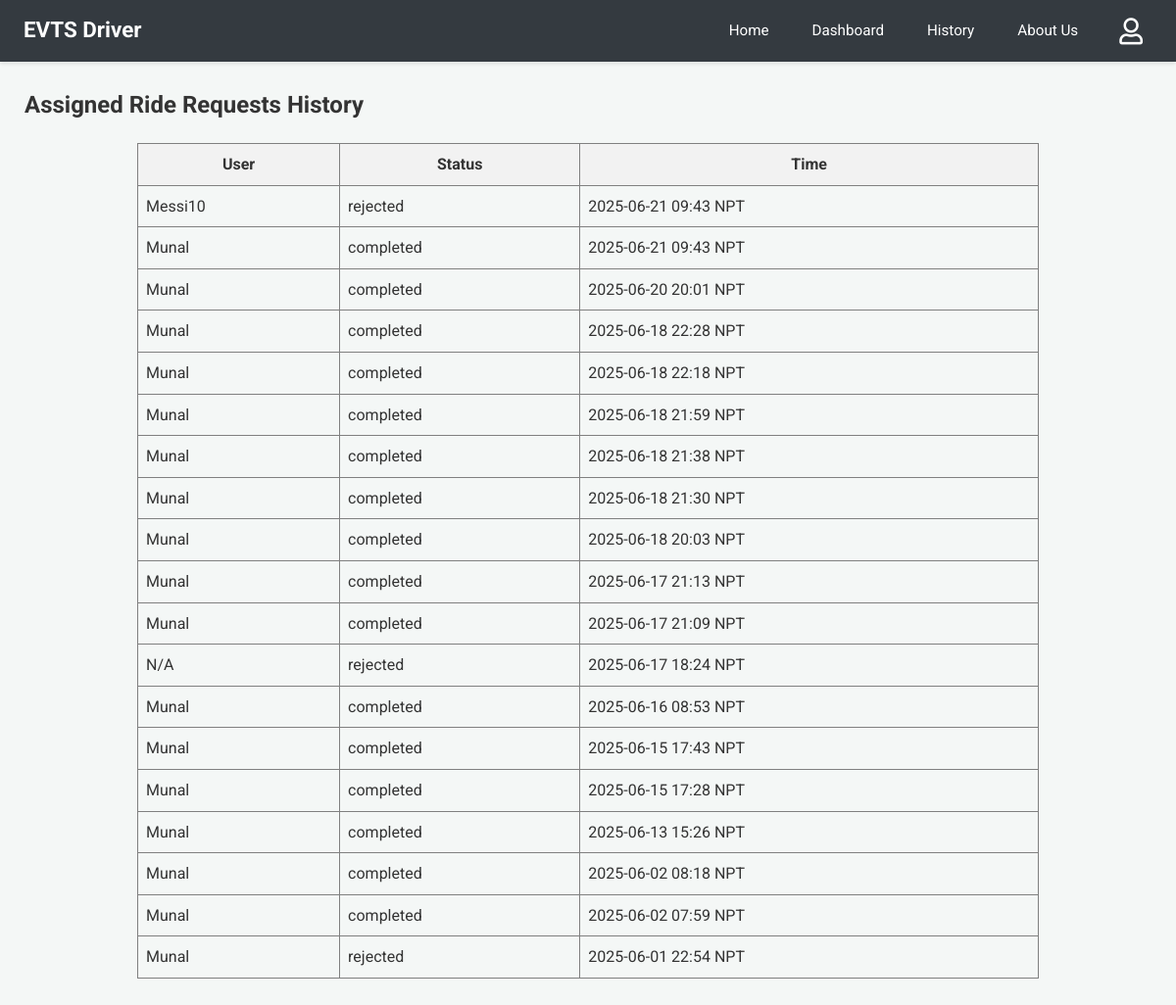
The page /driver-history (signed in) on the database its author committed.
### app.py (models this page shows)
class User(db.Model):
    email = db.Column(db.String(120), primary_key=True)
    name = db.Column(db.String(100))
    phone = db.Column(db.String(15))
    password = db.Column(db.String(100))
    latitude = db.Column(db.Float, nullable=True)
    longitude = db.Column(db.Float, nullable=True)

class RideRequest(db.Model):
    __tablename__ = 'ride_request'
    id = db.Column(db.Integer, primary_key=True)
    user_email = db.Column(db.String(100), nullable=False)
    driver_email = db.Column(db.String(100), nullable=False)
    user_latitude_at_request = db.Column(db.Float, nullable=True)
    user_longitude_at_request = db.Column(db.Float, nullable=True)
    timestamp = db.Column(db.DateTime, default=lambda: datetime.now(timezone.utc))
    status = db.Column(db.String(20), default='Pending')

### app.py (the view)
@app.route('/driver-history')
@login_required_driver
def driver_history():
    reqs_db = RideRequest.query.filter_by(driver_email=session['driver']).order_by(RideRequest.timestamp.desc()).all()
    s_reqs = [{'user_name': (User.query.get(r.user_email).name or r.user_email if User.query.get(r.user_email) else "N/A"),
               'status': r.status, 'timestamp': format_datetime_npt(r.timestamp)} for r in reqs_db]
    response = make_response(render_template('driver_history.html', requests=s_reqs))
    return add_no_cache_to_response(response)

### app.py (called while the page is built)
def format_datetime_npt(dt_utc):
    if dt_utc is None: return "N/A"
    if dt_utc.tzinfo is None or dt_utc.tzinfo.utcoffset(dt_utc) is None:
        dt_utc = dt_utc.replace(tzinfo=timezone.utc)
    else:
        dt_utc = dt_utc.astimezone(timezone.utc)
    dt_npt = dt_utc.astimezone(NPT)
    return dt_npt.strftime('%Y-%m-%d %H:%M NPT')

def login_required_driver(f):
    @wraps(f)
    def decorated_function(*args, **kwargs):
        if 'driver' not in session:
            return redirect(url_for('login', next=request.url))
        return f(*args, **kwargs)
    return decorated_function

def add_no_cache_to_response(response):
    response.headers["Cache-Control"] = "no-cache, no-store, must-revalidate, public, max-age=0"
    response.headers["Pragma"] = "no-cache"
    response.headers["Expires"] = "0"
    return response

### templates/driver_history.html
{% extends 'driver_base.html' %}
{% block content %}
<h2>Assigned Ride Requests History</h2>
{% if requests %}
<table border="1" cellpadding="8" cellspacing="0" style="border-collapse: collapse; width: 80%; margin: 20px auto;">
  <thead>
    <tr style="background-color: #f2f2f2;">
      <th>User</th>
      <th>Status</th>
      <th>Time</th>
    </tr>
  </thead>
  <tbody>
  {% for req in requests %}
  <tr>
    <td>{{ req.user_name }}</td>
    <td>{{ req.status }}</td>
    <td>{{ req.timestamp }}</td>
  </tr>
  {% endfor %}
  </tbody>
</table>
{% else %}
<p>You have no assigned ride request history.</p>
{% endif %}
{% endblock %}

### static/css/dashboard_styles.css (style rules this page uses)
body { font-family: 'Roboto', 'Segoe UI', Tahoma, Geneva, Verdana, sans-serif; margin: 0; background-color: #f4f7f6; color: #333; line-height: 1.6; }
.dashboard-content h2, .dashboard-content h3, .dashboard-content h4 { color: #333; margin-top: 0; }

### rows shown on the page
User: user_name "Messi10"
RideRequest: status "rejected"
User: user_name "Munal" "Munal" "Munal" "Munal" "Munal" "Munal" "Munal" "Munal" "Munal" "Munal" "Munal" "Munal" "Munal" "Munal" "Munal" "Munal" "Munal"
RideRequest: status "completed"
RideRequest: status "completed"
RideRequest: status "completed"
RideRequest: status "completed"
RideRequest: status "completed"
RideRequest: status "completed"
RideRequest: status "completed"
RideRequest: status "completed"
RideRequest: status "completed"
RideRequest: status "completed"
RideRequest: user_name "N/A", status "rejected", timestamp "2025-06-17 18:24 NPT"
RideRequest: status "completed"
RideRequest: status "completed"
RideRequest: status "completed"
RideRequest: status "completed"
RideRequest: status "completed"
RideRequest: status "completed"
RideRequest: status "rejected"

### other values the page prints
{{ req.timestamp }} "2025-06-21 09:43 NPT" "2025-06-21 09:43 NPT" "2025-06-20 20:01 NPT" "2025-06-18 22:28 NPT" "2025-06-18 22:18 NPT" "2025-06-18 21:59 NPT" "2025-06-18 21:38 NPT" "2025-06-18 21:30 NPT" "2025-06-18 20:03 NPT" "2025-06-17 21:13 NPT" "2025-06-17 21:09 NPT" "2025-06-16 08:53 NPT" "2025-06-15 17:43 NPT" "2025-06-15 17:28 NPT" "2025-06-13 15:26 NPT" "2025-06-02 08:18 NPT" "2025-06-02 07:59 NPT" "2025-06-01 22:54 NPT"
